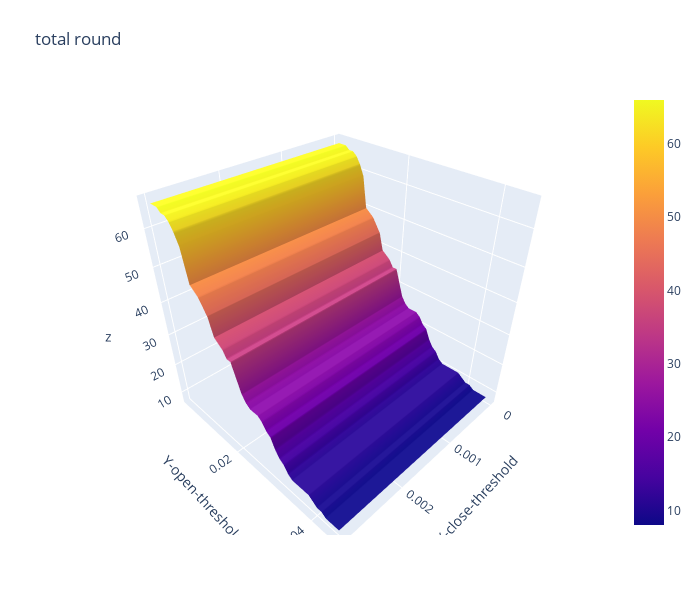

The code cell stored with this chart in its notebook:
### Code cell
import plotly.graph_objects as go

x_data = df_total_round.columns.to_list() # close threshold

y_data = df_total_round.index.to_list() # open threshold

z_data = df_total_round.copy(deep=True) # win rate

fig = go.Figure(data=[go.Surface(z=z_data.values,x=x_data,y=y_data)])

fig.update_layout(title="total round", # 标题
                  autosize=False,  # 尺度自动缩放
                  width=700,  # 长宽
                  height=600,
                  margin=dict(l=65,r=50,b=65,t=90),  # 4个位置的距离
                  scene=dict(xaxis_title='X-close-threshold',yaxis_title='Y-open-threshold')
                 )

fig.show()

### Figure 1 — Plotly figure (JSON) as saved in the notebook; plotly's stock layout.template omitted (floating-point values rounded to 4 significant figures; data arrays with more than 128 entries replaced by an {"elided": "..."} marker saying what was removed)
{"data": [{"type": "surface", "x": [0, 0.001, 0.002, 0.003], "y": [0.0031, 0.0032, 0.0035, 0.004, 0.005, 0.006, 0.007, 0.008, 0.009, 0.01, 0.011, 0.012, 0.013, 0.014, 0.015, 0.016, 0.017, 0.018, 0.019, 0.02, 0.021, 0.022, 0.023, 0.024, 0.025, 0.026, 0.027, 0.028, 0.029, 0.03, 0.031, 0.032, 0.033, 0.034, 0.035, 0.036, 0.037, 0.038, 0.039, 0.04, 0.041, 0.042, 0.043, 0.044, 0.045], "z": {"elided": "45x4 int values"}}], "layout": {"autosize": false, "height": 600, "margin": {"b": 65, "l": 65, "r": 50, "t": 90}, "scene": {"xaxis": {"title": {"text": "X-close-threshold"}}, "yaxis": {"title": {"text": "Y-open-threshold"}}}, "title": {"text": "total round"}, "width": 700}}
